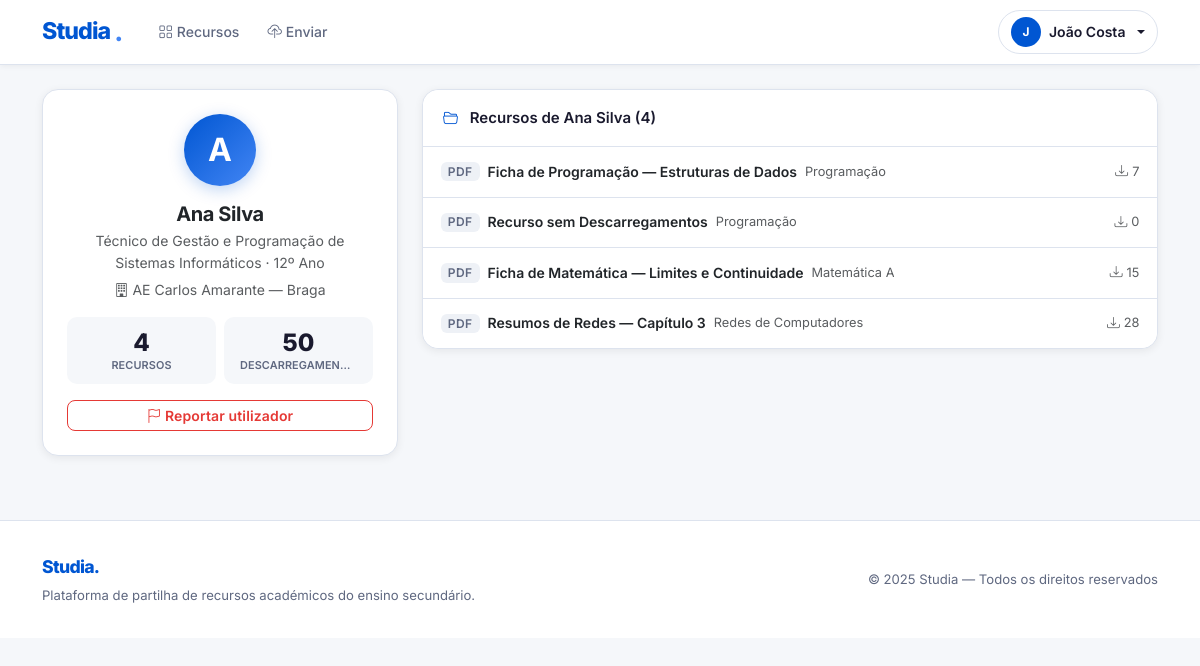
Page /accounts/utilizador/2/ (signed in) on the committed database.
### apps/accounts/models.py (models this page shows, shortened)
class User(AbstractBaseUser, PermissionsMixin):
    ANOS_LETIVOS = [
        ("10", "10º Ano"),
        ("11", "11º Ano"),
        ("12", "12º Ano"),
    ]
    CURSOS = [
        ("CT",  "Ciências e Tecnologias"),
        ("CSE", "Ciências Socioeconómicas"),
        ("LH",  "Línguas e Humanidades"),
        ("AV",  "Artes Visuais"),
        ("TGPSI",  "Técnico de Gestão e Programação de Sistemas Informáticos"),
        ("TPSI",   "Técnico de Programação Informática"),
        ("TGE",    "Técnico de Gestão"),
        ("TM",     "Técnico de Marketing"),
        ("TAD",    "Técnico de Auxiliar de Saúde"),
        ("TGRC",   "Técnico de Gestão e Recursos Humanos e Comunicação"),
        ("TAAM",   "Técnico de Apoio à Gestão Desportiva"),
        ("TCOM",   "Técnico de Comunicação / Marketing e Publicidade"),
        ("TIT",    "Técnico de Instalações Elétricas"),
        ("TRSI",   "Técnico de Redes e Sistemas Informáticos"),
        ("TCMA",   "Técnico de Construção Civil / Medições e Orçamentos"),
        ("TGA",    "Técnico de Restauração / Cozinha e Pastelaria"),
        ("TTUR",   "Técnico de Turismo"),
        ("TAGRO",  "Técnico de Agropecuária"),
        ("TDG",    "Técnico de Design Gráfico"),
        ("TMOD",   "Técnico de Multimédia"),
        ("TELE",   "Técnico de Eletrónica, Automação e Computadores"),
        ("TMEC",   "Técnico de Mecatrónica"),
        ("TAUT",   "Técnico de Manutenção Industrial / Eletromecânica"),
        ("OUTRO",  "Outro"),
    ]
    CURSOS_DICT = dict(CURSOS)
    email       = models.EmailField(unique=True, verbose_name="Email institucional")
    nome        = models.CharField(max_length=150)
    curso       = models.CharField(max_length=10, choices=CURSOS)
    ano_letivo  = models.CharField(max_length=2, choices=ANOS_LETIVOS)
    instituicao = models.CharField(max_length=150)
    is_active = models.BooleanField(default=True)
    is_staff  = models.BooleanField(default=False)
    date_joined = models.DateTimeField(default=timezone.now)
    total_uploads        = models.PositiveIntegerField(default=0)
    total_downloads      = models.PositiveIntegerField(default=0)
    total_reports_falsos = models.PositiveIntegerField(default=0)
    objects = UserManager()
    USERNAME_FIELD  = "email"
    REQUIRED_FIELDS = ["nome", "curso", "ano_letivo", "instituicao"]
    class Meta:
        verbose_name        = "Utilizador"
        verbose_name_plural = "Utilizadores"

### apps/resources/models.py (models this page shows, shortened)
class Resource(models.Model):
    TIPO_ARQUIVO_CHOICES = [
        ("PDF",  "PDF"),
        ("DOCX", "DOCX"),
        ("PPTX", "PPTX"),
        ("IMG",  "Imagem"),
    ]
    usuario = models.ForeignKey(
        User,
        on_delete=models.CASCADE,
        related_name="resources",
        verbose_name="Aluno que enviou",
    )
    nome       = models.CharField(max_length=255, verbose_name="Título do recurso")
    curso      = models.CharField(max_length=10, choices=Aluno.CURSOS)
    ano_letivo = models.CharField(max_length=2)
    disciplina = models.CharField(max_length=100)
    tipo_arquivo = models.CharField(
        max_length=10, choices=TIPO_ARQUIVO_CHOICES, blank=True
    )
    instituicao = models.CharField(max_length=150)
    professor   = models.CharField(max_length=150, blank=True, null=True)
    nome_normalizado       = models.CharField(max_length=255, blank=True, db_index=True)
    disciplina_normalizada = models.CharField(max_length=100, blank=True, db_index=True)
    professor_normalizado  = models.CharField(max_length=150, blank=True)
    arquivo = models.FileField(
        upload_to=resource_upload_path,
        validators=[
            FileExtensionValidator(
                allowed_extensions=["pdf", "docx", "doc", "pptx", "ppt", "jpg", "jpeg", "png"]
            )
        ],
        blank=True,
        null=True,
    )
    hash_arquivo = models.CharField(max_length=64, blank=True, null=True, db_index=True)
    phash = models.CharField(max_length=64, blank=True, default='', db_index=False)
    suspenso = models.BooleanField(default=False)
    total_downloads = models.PositiveIntegerField(default=0)
    total_salvos    = models.PositiveIntegerField(default=0)
    data_upload = models.DateTimeField(default=timezone.now)
    class Meta:
        verbose_name         = "Recurso"
        verbose_name_plural  = "Recursos"
        ordering             = ["-data_upload"]

### apps/accounts/views.py (the view)
# urls.py: path("utilizador/<int:pk>/", views.perfil_publico_view, name="perfil_publico"),
@login_required
def perfil_publico_view(request, pk):
    from django.contrib.auth import get_user_model
    from django.shortcuts import get_object_or_404
    User = get_user_model()
    aluno = get_object_or_404(User, pk=pk, is_active=True)
    if aluno == request.user:
        return redirect("accounts:perfil")
    recursos_publicos = aluno.resources.all().order_by("-data_upload")
    total_downloads_publicos = sum(r.total_downloads for r in recursos_publicos)
    return render(request, "accounts/perfil_publico.html", {
        "aluno":                    aluno,
        "recursos_publicos":        recursos_publicos,
        "total_downloads_publicos": total_downloads_publicos,
    })

### accounts/templates/accounts/perfil_publico.html (shortened to what this page needs)
{% extends 'base.html' %}
{% block content %}
<div class="row g-4">
  <div class="col-md-4">
    <div class="card">
      <div class="card-body p-4 text-center">
        <div class="st-avatar-lg d-inline-flex mb-3">{{ aluno.nome|first|upper }}</div>
        <h5 class="fw-bold mb-1" style="letter-spacing:-.02em;">{{ aluno.nome }}</h5>
        <p class="text-muted mb-1" style="font-size:.875rem;">{{ aluno.get_curso_display }} &middot; {{ aluno.ano_letivo }}º Ano</p>
        <p class="text-muted mb-3" style="font-size:.875rem;"><i class="bi bi-building me-1"></i>{{ aluno.instituicao }}</p>
        <div class="row g-2 mb-3">
          <div class="col-6">
            <div class="st-stat">
              <div class="st-stat-value">{{ aluno.total_uploads }}</div>
              <div class="st-stat-label">Recursos</div>
            </div>
          </div>
          <div class="col-6">
            <div class="st-stat">
              <div class="st-stat-value">{{ total_downloads_publicos }}</div>
              <div class="st-stat-label">Descarregamentos</div>
            </div>
          </div>
        </div>
        <a href="{% url 'reports:criar_usuario' aluno.pk %}" class="btn btn-outline-danger btn-sm w-100">
          <i class="bi bi-flag me-1"></i>Reportar utilizador
        </a>
      </div>
    </div>
  </div>
  <div class="col-md-8">
    <div class="card">
      <div class="card-header">
        <i class="bi bi-folder2-open me-2" style="color:var(--st-blue);"></i>
        Recursos de {{ aluno.nome }} ({{ recursos_publicos|length }})
      </div>
      <div class="card-body p-0">
        {% if recursos_publicos %}
        <div class="list-group list-group-flush">
          {% for r in recursos_publicos %}
          <div class="list-group-item d-flex justify-content-between align-items-center">
            <div class="d-flex align-items-center gap-2 overflow-hidden">
              <span class="badge badge-tipo-outro" style="font-size:.75rem;">{{ r.tipo_arquivo }}</span>
              <a href="{% url 'resources:detalhes' r.pk %}" class="text-decoration-none fw-semibold text-dark text-truncate" style="font-size:.875rem;">{{ r.nome }}</a>
              <span class="text-muted d-none d-md-inline" style="font-size:.8rem;">{{ r.disciplina }}</span>
            </div>
            <small class="text-muted flex-shrink-0 ms-3" style="font-size:.8rem;">
              <i class="bi bi-download me-1"></i>{{ r.total_downloads }}
            </small>
          </div>
          {% endfor %}
        </div>
        {% else %}
        <div class="st-empty">
          <i class="bi bi-folder2-open"></i>
          <p class="mb-0">Este utilizador ainda não partilhou nenhum recurso.</p>
        </div>
        {% endif %}
      </div>
    </div>
  </div>
</div>
{% endblock %}

### templates/base.html (shortened to what this page needs)
<!DOCTYPE html>
<html lang="pt">
<head>
  <link href="https://cdn.jsdelivr.net/npm/bootstrap@5.3.3/dist/css/bootstrap.min.css" rel="stylesheet">
  <link href="https://cdn.jsdelivr.net/npm/bootstrap-icons@1.11.3/font/bootstrap-icons.min.css" rel="stylesheet">
  <link rel="stylesheet" href="/static/css/style.css">
</head>
<body>
<nav class="navbar navbar-expand-lg st-navbar sticky-top">
  <div class="container">
    <a class="st-brand" href="{% url 'home' %}">
      Studia<span class="brand-dot">.</span>
    </a>
    <div class="collapse navbar-collapse ms-4" id="navMenu">
      <ul class="navbar-nav me-auto gap-1">
        {% if user.is_authenticated %}
        <li class="nav-item">
          <a class="nav-link st-nav-link" href="{% url 'resources:lista' %}">
            <i class="bi bi-grid me-1"></i>Recursos
          </a>
        </li>
        <li class="nav-item">
          <a class="nav-link st-nav-link" href="{% url 'resources:upload' %}">
            <i class="bi bi-cloud-upload me-1"></i>Enviar
          </a>
        </li>
        {% endif %}
      </ul>
      <ul class="navbar-nav ms-auto gap-2 align-items-center">
        {% if user.is_authenticated %}
        <li class="nav-item dropdown st-dropdown">
          <a class="nav-link st-user-pill dropdown-toggle" href="#" data-bs-toggle="dropdown">
            <span class="st-avatar-sm">{{ user.nome|first|upper }}</span>
            <span class="d-none d-md-inline">{{ user.nome }}</span>
          </a>
        </li>
        {% endif %}
      </ul>
    </div>
  </div>
</nav>
<main class="container my-4">{% block content %}{% endblock %}</main>
<footer class="st-footer">
  <div class="container d-flex flex-column flex-md-row align-items-center justify-content-between gap-2">
    <div>
      <span class="st-footer-brand">Studia.</span>
      <p class="mb-0 mt-1">Plataforma de partilha de recursos académicos do ensino secundário.</p>
    </div>
    <p class="mb-0">&copy; 2025 Studia — Todos os direitos reservados</p>
  </div>
</footer>
</body>
</html>

### static/css/style.css (style rules this page uses)
:root { --st-blue: #0056d2; --st-blue-hover: #004ab5; --st-blue-light: #e8f0fe; --st-blue-mid: #4285f4; --st-white: #ffffff; --st-surface: #f5f7fa; --st-surface-2: #eef1f6; --st-border: #dde3ee; --st-text: #1a1a2e; --st-text-muted: #5f6880; --st-text-subtle: #8d95a8; --st-success: #1dac78; --st-warning: #f5a623; --st-danger: #e53935; --st-info: #0288d1; --st-radius: 10px; --st-radius-lg: 16px; --st-shadow: 0 1px 4px rgba(0,0,0,.08), 0 4px 16px rgba(0,0,0,.06); --st-shadow-card: 0 2px 8px rgba(0,0,0,.07); --st-font: 'Inter', 'Segoe UI', system-ui, sans-serif; }
*, *::before, *::after { box-sizing: border-box; }
html { scroll-behavior: smooth; }
body { font-family: var(--st-font); background-color: var(--st-surface); color: var(--st-text); font-size: 15px; line-height: 1.6; -webkit-font-smoothing: antialiased; }
.st-navbar { background: var(--st-white) !important; border-bottom: 1px solid var(--st-border); box-shadow: 0 1px 6px rgba(0,0,0,.06); padding: 0; min-height: 64px; }
.st-navbar .container { min-height: 64px; display: flex; align-items: center; }
.st-brand { font-size: 1.45rem; font-weight: 800; letter-spacing: -0.04em; color: var(--st-blue) !important; text-decoration: none !important; display: flex; align-items: center; gap: .25rem; }
.st-brand .brand-dot { color: var(--st-blue-mid); font-size: 1.6rem; line-height: 1; }
.st-nav-link { font-size: .875rem; font-weight: 500; color: var(--st-text-muted) !important; padding: .35rem .75rem !important; border-radius: 6px; transition: color .15s, background .15s; }
.st-nav-link i { font-size: .9rem; }
.st-user-pill { display: flex; align-items: center; gap: .5rem; font-size: .875rem; font-weight: 600; color: var(--st-text) !important; padding: .35rem .75rem !important; border-radius: 24px; border: 1px solid var(--st-border); background: var(--st-white); transition: box-shadow .15s, border-color .15s; }
.st-avatar-sm { width: 30px; height: 30px; border-radius: 50%; background: var(--st-blue); color: #fff; display: inline-flex; align-items: center; justify-content: center; font-size: .75rem; font-weight: 700; flex-shrink: 0; }
.btn { font-family: var(--st-font); font-weight: 600; border-radius: 8px; transition: all .15s; letter-spacing: .01em; }
.btn-outline-danger { border-color: var(--st-danger) !important; color: var(--st-danger) !important; }
.card { border: 1px solid var(--st-border) !important; border-radius: var(--st-radius-lg) !important; box-shadow: var(--st-shadow-card) !important; background: var(--st-white); }
.card-header { background: var(--st-white) !important; border-bottom: 1px solid var(--st-border) !important; border-radius: var(--st-radius-lg) var(--st-radius-lg) 0 0 !important; font-weight: 600; padding: 1rem 1.25rem; color: var(--st-text); }
.badge { font-weight: 600; letter-spacing: .03em; border-radius: 6px; padding: .3em .6em; }
.badge-tipo-outro { background: var(--st-surface-2); color: var(--st-text-muted); }
.st-avatar-lg { width: 72px; height: 72px; border-radius: 50%; background: linear-gradient(135deg, var(--st-blue), var(--st-blue-mid)); color: #fff; display: inline-flex; align-items: center; justify-content: center; font-size: 2rem; font-weight: 700; flex-shrink: 0; box-shadow: 0 4px 16px rgba(0,86,210,.25); }
.st-stat { text-align: center; padding: .75rem 1rem; border-radius: var(--st-radius); background: var(--st-surface); }
.st-stat-value { font-size: 1.5rem; font-weight: 800; color: var(--st-text); line-height: 1.2; }
.st-stat-label { font-size: .68rem; color: var(--st-text-muted); font-weight: 600; text-transform: uppercase; letter-spacing: .01em; white-space: nowrap; overflow: hidden; text-overflow: ellipsis; line-height: 1.3; }
.list-group-item { border-color: var(--st-border) !important; padding: .85rem 1.1rem !important; font-size: .9rem; }
.list-group-item:first-child { border-radius: 0 !important; }
.list-group-item:last-child { border-radius: 0 0 var(--st-radius-lg) var(--st-radius-lg) !important; }
.st-footer { background: var(--st-white); border-top: 1px solid var(--st-border); padding: 2rem 0; margin-top: 4rem; }
.st-footer-brand { font-size: 1.1rem; font-weight: 800; color: var(--st-blue); letter-spacing: -.04em; }
.st-footer p, .st-footer a { font-size: .82rem; color: var(--st-text-muted); }

### rows in the picture
User: nome|first "J", nome "João Costa"
User: nome|first "A", nome "Ana Silva", curso "Técnico de Gestão e Programação de Sistemas Informáticos", ano_letivo "12", instituicao "AE Carlos Amarante — Braga", total_uploads "4"
Resource: tipo_arquivo "PDF", nome "Ficha de Programação — Estruturas de Dados", disciplina "Programação", total_downloads "7"
Resource: tipo_arquivo "PDF", nome "Recurso sem Descarregamentos", disciplina "Programação", total_downloads "0"
Resource: tipo_arquivo "PDF", nome "Ficha de Matemática — Limites e Continuidade", disciplina "Matemática A", total_downloads "15"
Resource: tipo_arquivo "PDF", nome "Resumos de Redes — Capítulo 3", disciplina "Redes de Computadores", total_downloads "28"

### other values in the picture
{{ total_downloads_publicos }} "50"
{{ recursos_publicos|length }} "4"
